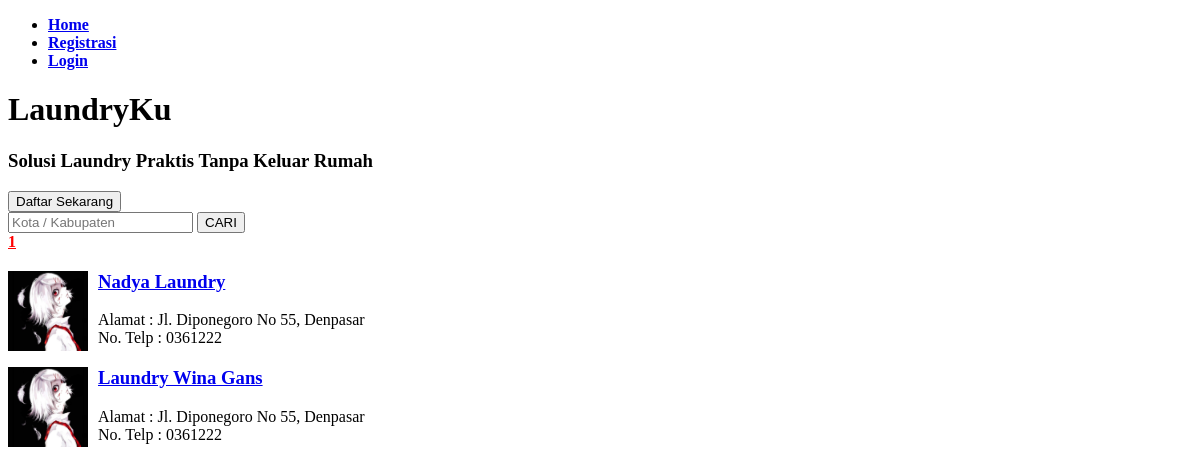
Before: / with the older database file.
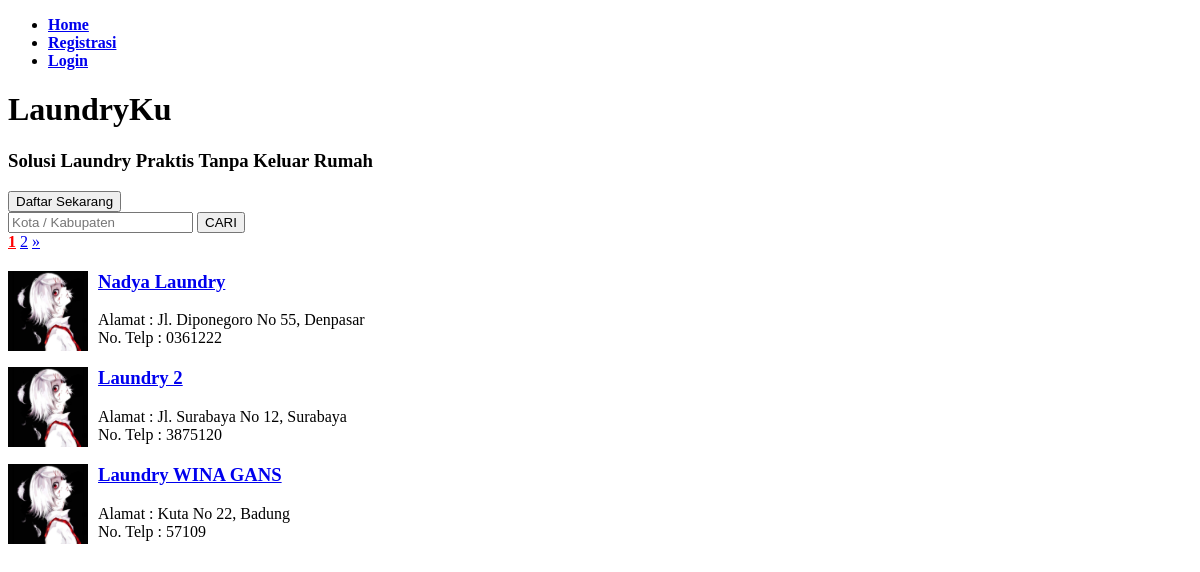
After: the same page with the newer database file.
### tables this page shows
CREATE TABLE `agen` (
  `id_agen` int(11) NOT NULL,
  `nama_laundry` varchar(30) DEFAULT NULL,
  `nama_pemilik` varchar(30) DEFAULT NULL,
  `telp` varchar(13) DEFAULT NULL,
  `email` varchar(30) DEFAULT NULL,
  `kota` varchar(20) DEFAULT NULL,
  `alamat` varchar(100) DEFAULT NULL,
  `plat_driver` varchar(12) DEFAULT NULL,
  `password` varchar(255) DEFAULT NULL
);

### index.php (the view, shortened to what this page needs)
<?php
include 'connect-db.php';
$jumlahDataPerHalaman = 3;
$query = mysqli_query($connect,"SELECT * FROM agen");
$jumlahData = mysqli_num_rows($query);
$jumlahHalaman = ceil($jumlahData / $jumlahDataPerHalaman);
if ( isset($_GET["page"])){
    $halamanAktif = $_GET["page"];
}else{
    $halamanAktif = 1;
}
$awalData = ( $jumlahDataPerHalaman * $halamanAktif ) - $jumlahDataPerHalaman;
$agen = mysqli_query($connect,"SELECT * FROM agen LIMIT $awalData, $jumlahDataPerHalaman");
?>
<!DOCTYPE html>
<html lang="en">
<head>
</head>
<body>
    <?php include 'header.php'; ?>
    <div id="body">
        <div class="body">
            <h1>LaundryKu</h1>
            <h3>Solusi Laundry Praktis Tanpa Keluar Rumah</h3>
            <?php if ( isset($_SESSION["login-pelanggan"]) && isset($_SESSION["pelanggan"]) ) : ?>
                <div>
                    <form action="" method="post">
                        <input type="text" name="keyword" placeholder="Kota / Kabupaten" />
                        <button type="submit" name="cari">CARI</button>
                    </form>
                </div>
                <ul>
                    <li><button type="button"><a href="pelanggan.php">Profil Saya</a></button></li>
                    <li><button type="button"><a href="status.php">Status Cucian</a></button></li>
                    <li><button type="button"><a href="riwayat-transaksi.php">Riwayat Transaksi</a></button></li>
                </ul>
            <?php else : ?>
                <a href='registrasi-pelanggan.php'><button type='button'>Daftar Sekarang</button></a>
                <form action="" method="post">
                    <input type="text" name="keyword" placeholder="Kota / Kabupaten" />
                    <button type="submit" name="cari">CARI</button>
                </form>
            <?php endif ?>
        </div>
        </div>
        <div class="body">
            <div id="halaman">
                <?php for( $i = 1; $i <= $jumlahHalaman; $i++ ) : ?>
                    <?php if( $i == $halamanAktif ) : ?>
                        <a href="?page=<?= $i; ?>" style="font-weight: bold; color: red;"><?= $i; ?></a>
                    <?php else : ?>
                        <a href="?page=<?= $i; ?>"><?= $i; ?></a>
                    <?php endif; ?>
                <?php endfor; ?>
                <?php if( $halamanAktif < $jumlahHalaman ) : ?>
                    <a href="?page=<?= $halamanAktif + 1; ?>">&raquo;</a>
                <?php endif; ?>
            </div>
            <?php foreach ( $agen as $dataAgen) : ?>
                <div style="margin-top:20px" class="agen">
                    <div><a href="detail-agen.php?id=<?= $dataAgen['id_agen'] ?>"><img src="files/laundryku.jpg" width=80 height=80 alt="foto" style="float:left;margin-right:10px"></a></div>
                    <h3><a href="detail-agen.php?id=<?= $dataAgen['id_agen'] ?>"><?= $dataAgen["nama_laundry"] ?></a></h3>
                    <div>
                        <ul>
                            <li>Alamat : <?= $dataAgen["alamat"] . ", " . $dataAgen["kota"]  ?></li>
                            <li>No. Telp : <?= $dataAgen["telp"] ?></li>
                        </ul>
                    </div>
                </div>
            <?php endforeach; ?>
        </div>
</body>
</html>

### header.php (shortened to what this page needs)
<div id="header">
    <ul>
        <li><a href="index.php"><b>Home</b></a></li>
        <li>
            <?php
                global $connect;
                if ( isset($_SESSION["login-pelanggan"]) && isset($_SESSION["pelanggan"])){
                    $idPelanggan = $_SESSION["pelanggan"];
                    $data = mysqli_query($connect, "SELECT * FROM pelanggan WHERE id_pelanggan = '$idPelanggan'");
                    $data = mysqli_fetch_assoc($data);
                    $nama = $data["nama"];
                    echo "
                        <a href='pelanggan.php'><b>$nama</b></a> (Pelanggan)
                    ";
                }else if ( isset($_SESSION["login-admin"]) && isset($_SESSION["admin"])){
                    echo "
                        <a href='admin.php'><b>Admin</b></a> (Admin)
                    ";
                }else {
                    echo "
                        <a href='registrasi.php'><b>Registrasi</b></a>
                    ";
                }
            ?>
        </li>
        <li>
            <?php
                if ( isset($_SESSION["login-pelanggan"]) && isset($_SESSION["pelanggan"]) || isset($_SESSION["login-agen"]) && isset($_SESSION["agen"]) || isset($_SESSION["login-admin"]) && isset($_SESSION["admin"]) ){
                    echo "
                        <a href='logout.php'><b>Logout</b></a>
                    ";
                }else {
                    echo "
                        <a href='login.php'><b>Login</b></a>
                    ";
                }
            ?>
        </li>
    </ul>
</div>

Changed rows visible on the page:
removed agen: nama_laundry "Laundry Wina Gans", alamat "Jl. Diponegoro No 55", kota "Denpasar", telp "0361222"
added agen: nama_laundry "Laundry 2", alamat "Jl. Surabaya No 12", kota "Surabaya", telp "3875120"
added agen: nama_laundry "Laundry WINA GANS", alamat "Kuta No 22", kota "Badung", telp "57109"
Other visible differences:
new list line: "2"
